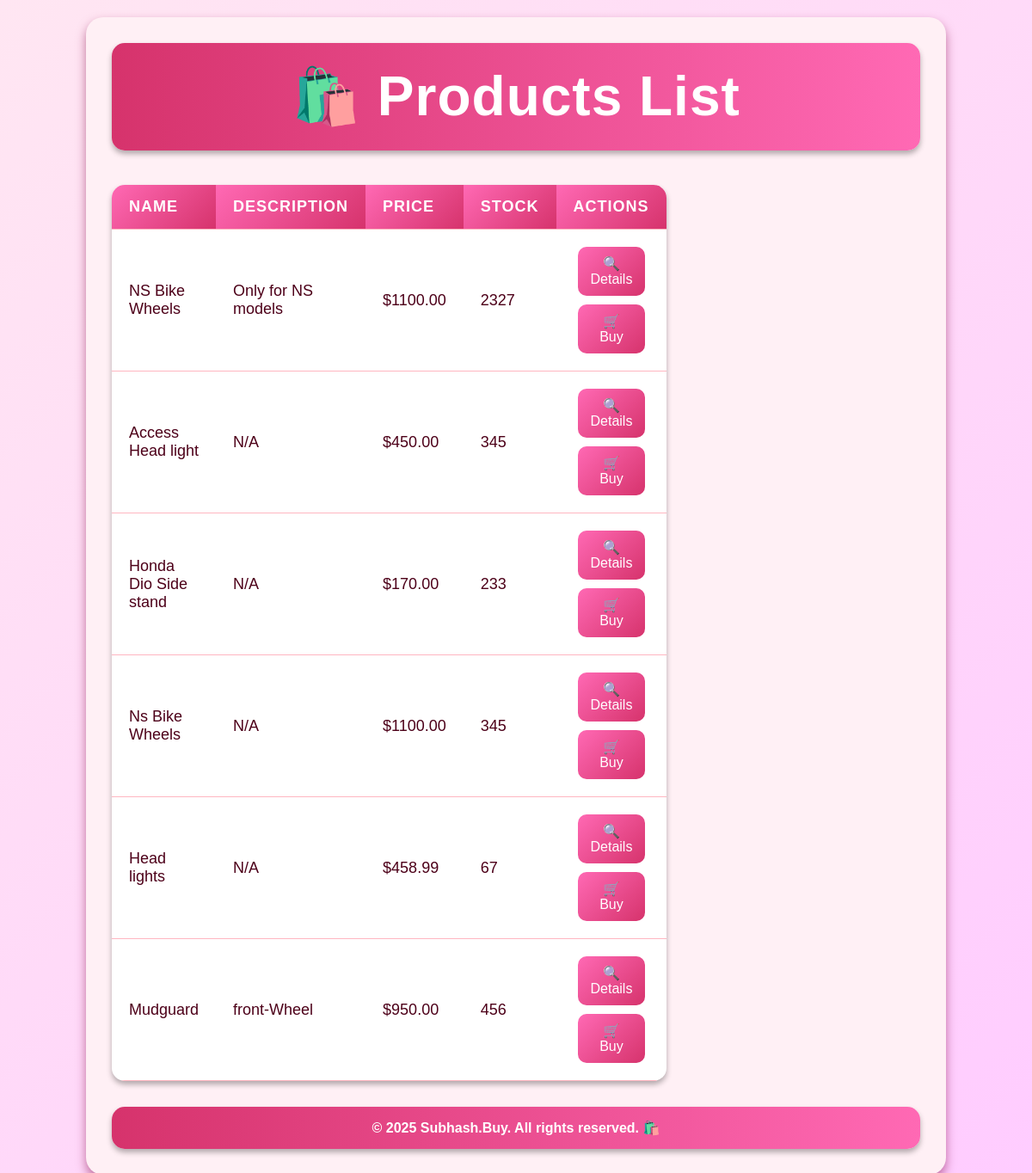
/products/, run on an earlier commit of the app's database.
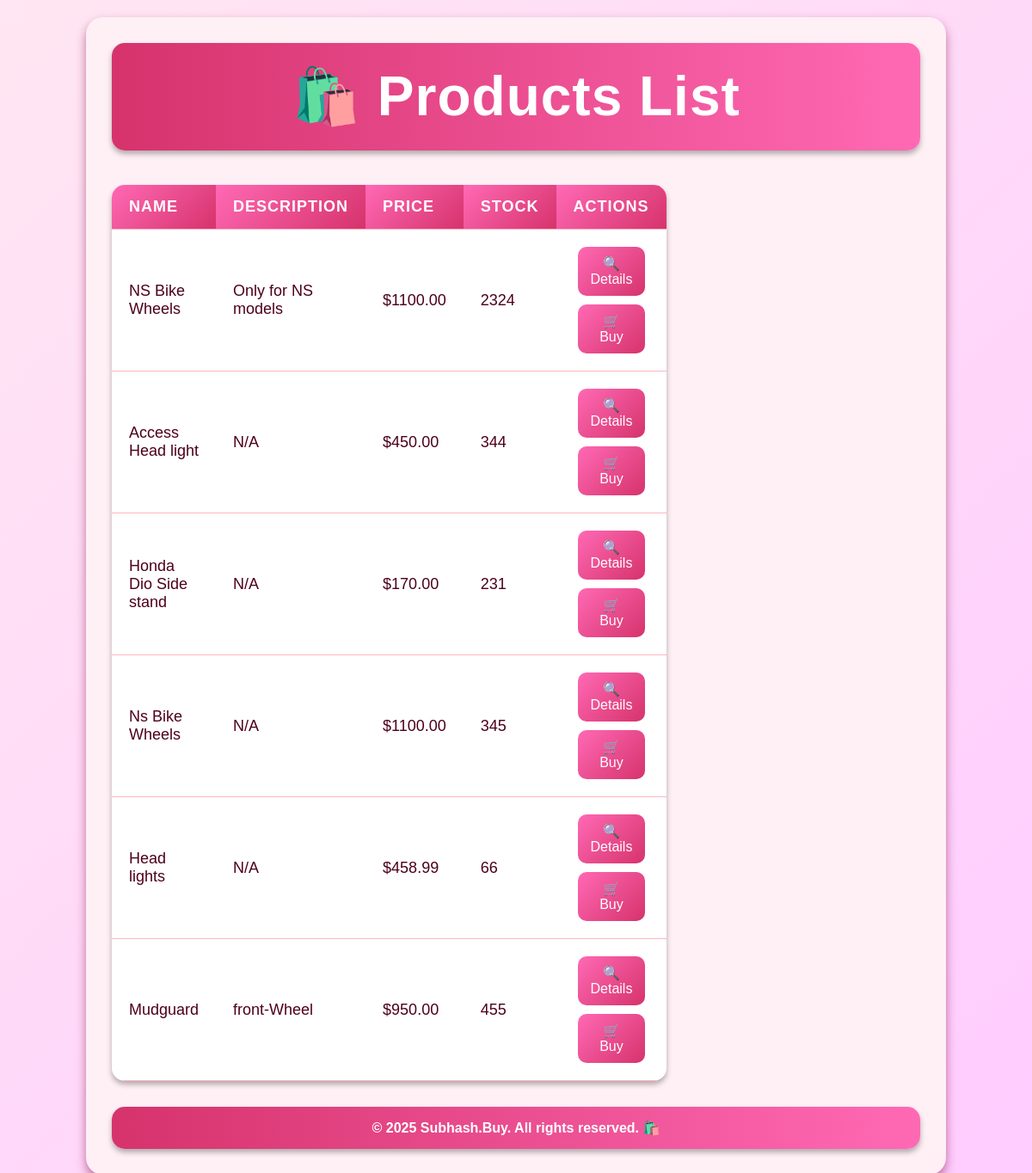
And on a later commit of the database.
### store/models.py (models this page shows, shortened)
class Product(models.Model):
    name = models.CharField(max_length=255)
    description = models.TextField()
    price = models.DecimalField(max_digits=10, decimal_places=2)
    stock = models.PositiveIntegerField()

### store/views.py (the view)
# urls.py: path('products/', views.products, name='products'),
def products(request):
    products = Product.objects.all()
    return render(request, 'store/products.html', {'products': products})

### store/templates/store/products.html (shortened to what this page needs)
<!DOCTYPE html>
<html lang="en">
<head>
  <link rel="stylesheet" href="/static/style.css">
</head>
<body>
  <div class="container">
    {% if not messages %}
      <header>
        <h1>🛍️ Products List</h1>
      </header>
      <table>
        <thead>
          <tr>
            <th>Name</th>
            <th>Description</th>
            <th>Price</th>
            <th>Stock</th>
            <th>Actions</th>
          </tr>
        </thead>
        <tbody>
          {% for product in products %}
          <tr>
            <td>{{ product.name }}</td>
            <td>{{ product.description }}</td>
            <td>${{ product.price }}</td>
            <td>{{ product.stock }}</td>
            <td>
              <button class="action-button" onclick="viewDetails({{ product.id }})">🔍 Details</button>
              <button class="action-button" onclick="buyProduct({{ product.id }})">🛒 Buy</button>
            </td>
          </tr>
          {% empty %}
          <tr>
            <td colspan="5">No products available.</td>
          </tr>
          {% endfor %}
        </tbody>
      </table>
    {% endif %}
    <footer>
      <p>&copy; 2025 Subhash.Buy. All rights reserved. 🛍️</p>
    </footer>
  </div>
</body>
</html>

### store/templates/store/static/style.css (style rules this page uses)
* { margin: 0; padding: 0; box-sizing: border-box; }
body { font-family: "Times New Roman", serif; background-color: #e6ffe6; color: #004d00; display: flex; flex-direction: column; align-items: center; min-height: 100vh; }
.container { width: 90%; max-width: 1200px; display: grid; grid-template-areas: "header header" "sidebar main" "footer footer"; grid-template-columns: 250px auto; grid-template-rows: auto 1fr auto; gap: 10px; margin-top: 20px; border-radius: 10px; overflow: hidden; box-shadow: 0px 4px 12px rgba(0, 128, 0, 0.4); }
header { grid-area: header; background: linear-gradient(to right, #008000, #32CD32); color: white; text-align: center; padding: 25px; font-size: 28px; font-weight: bold; letter-spacing: 1px; border-radius: 10px 10px 0 0; box-shadow: 0px 4px 6px rgba(0, 0, 0, 0.3); }
footer { grid-area: footer; background: linear-gradient(to right, #006400, #228B22); color: white; text-align: center; padding: 15px; font-size: 16px; font-weight: bold; border-radius: 0 0 10px 10px; box-shadow: 0px -4px 6px rgba(0, 0, 0, 0.3); }

### store/templates/store/products.html (style rules this page uses)
body { background: linear-gradient(135deg, #ffe6f2, #ffccff); color: #4d0019; font-family: "Poppins", sans-serif; min-height: 100vh; margin: 0; display: flex; justify-content: center; align-items: center; }
.container { width: 90%; max-width: 1000px; background: #fff0f5; padding: 30px; border-radius: 20px; box-shadow: 0px 6px 12px rgba(128, 0, 64, 0.5); text-align: center; }
header { background: linear-gradient(to right, #d6336c, #ff69b4); color: white; padding: 25px; font-size: 32px; font-weight: bold; border-radius: 15px; box-shadow: 0 4px 6px rgba(0,0,0,0.3); margin-bottom: 30px; }
table { width: 100%; border-collapse: collapse; background-color: #fff; border-radius: 15px; overflow: hidden; box-shadow: 0 4px 6px rgba(0,0,0,0.3); }
th, td { padding: 15px 20px; text-align: left; border-bottom: 1px solid #ffb6c1; font-size: 18px; }
th { background: linear-gradient(135deg, #ff69b4, #d6336c); color: white; text-transform: uppercase; letter-spacing: 1px; }
.action-button { background: linear-gradient(135deg, #ff69b4, #d6336c); color: white; border: none; padding: 10px 15px; margin: 5px; border-radius: 10px; font-size: 16px; cursor: pointer; transition: transform 0.3s, box-shadow 0.3s; }
footer { margin-top: 20px; background: linear-gradient(to right, #d6336c, #ff69b4); color: white; padding: 15px; border-radius: 15px; box-shadow: 0 4px 6px rgba(0,0,0,0.3); }

What changed in the data, as far as the page shows it:
changed Product "NS Bike Wheels": stock "2327" → "2324"
changed Product "Access Head light": stock "345" → "344"
changed Product "Honda Dio Side stand": stock "233" → "231"
changed Product "Head lights": stock "67" → "66"
changed Product "Mudguard": stock "456" → "455"
